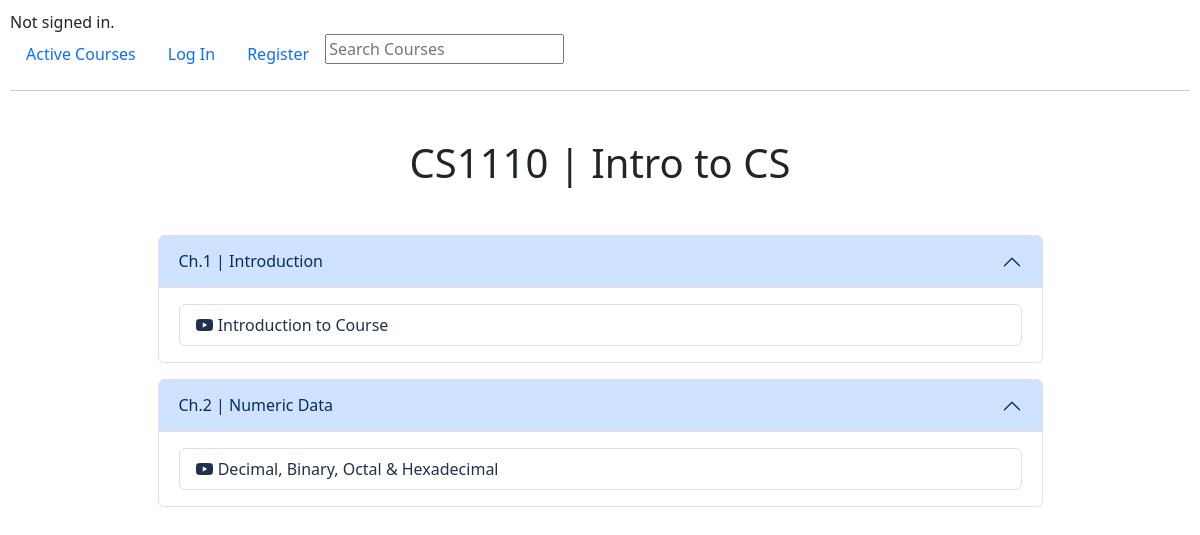
The app's page /enrolledCourses/courseContent/1 with its own data.
### revuCMS/models.py (models this page shows, shortened)
class Course(models.Model):
    title = models.CharField(max_length=20)
    description = models.CharField(max_length=100)
    imageUrl = models.CharField(max_length=300, default=None)
    isActive = models.BooleanField(default=True)
    owner = models.ForeignKey(User, on_delete=models.CASCADE, blank=True, null=True, related_name="user")
    category = models.ForeignKey(Category, on_delete=models.CASCADE, blank=True, null=True, related_name="category")
    enrollment = models.ManyToManyField(User, blank=True, null=True, related_name="CourseEnrollment")

class Lesson(models.Model):
    title = models.CharField(max_length=100)
    course = models.ForeignKey(Course, on_delete=models.CASCADE, blank=True, null=True, related_name='course')

class Video(models.Model):
    title = models.CharField(max_length=100)
    lesson = models.ForeignKey(Lesson, on_delete=models.CASCADE, blank=True, null=True, related_name='lesson')
    video = models.CharField(max_length=300)

### revuCMS/views.py (the view)
# urls.py: path("enrolledCourses/courseContent/<int:id>", views.courseContent, name="courseContent"),
def courseContent(request, id):
    courseData = Course.objects.get(pk=id)
    lessons = Lesson.objects.filter(course=courseData)
    lesson_data = []
    for lesson in lessons:
        videos = Video.objects.filter(lesson=lesson)
        lesson_data.append({'lesson': lesson, 'videos': videos})
    return render(request, 'revuCMS/courseContent.html', {
        "course": courseData,
        'lessons_with_videos': lesson_data,
    })

### revuCMS/templates/revuCMS/courseContent.html
{% extends "revuCMS/layout.html" %}
{% block body %}
    <h1 class="my-5 text-center">{{ course.title }}</h1>
    {% for item  in lessons_with_videos %}
        <div class="accordion w-75 mx-auto my-3" id="accordionPanelsStayOpenExample">
            <div class="accordion-item">
                <h2 class="accordion-header">
                <button class="accordion-button" type="button" data-bs-toggle="collapse" data-bs-target="#panelsStayOpen-collapseOne" aria-expanded="true" aria-controls="panelsStayOpen-collapseOne">
                {{ item.lesson.title }}
                </button>
                </h2>
                <div id="panelsStayOpen-collapseOne" class="accordion-collapse collapse show">
                    <div class="accordion-body">
                        <ul class="list-group">
                            {% for video in item.videos %}
                            <li class="list-group-item">
                                <a style="color:rgb(30,48,80); text-decoration: none;" href="{{ video.video }}">
                                    <i class="fa-brands fa-youtube"></i>
                                    {{video.title}}
                                </a>
                            </li>
                            {% endfor %}
                        </ul>
                    </div>
                </div>
            </div>
        </div>
    {% endfor %}
{% endblock %}

### revuCMS/static/revuCMS/styles.css (style rules this page uses)
body { padding: 10px; }

### records on screen
Course: title "CS1110 | Intro to CS"
Lesson: lesson "Ch.1 | Introduction"
Video: title "Introduction to Course"
Lesson: lesson "Ch.2 | Numeric Data"
Video: title "Decimal, Binary, Octal & Hexadecimal"
